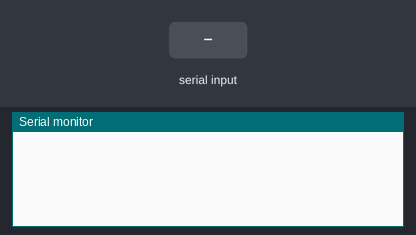
Recording of a sketch running on a simulated Arduino Uno, built with avr-gcc and run on an emulated ATmega328P. Shown: the last lines printed to the serial monitor. The inputs (shaded band) are chosen by the test bench. Random numbers use the default seed unless the sketch sets one.

Above: at 1.2 s.
1.3 s: "1" received over Serial
At 1.9 s:
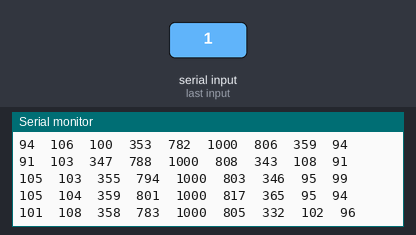
2.8 s: "2" received over Serial
At 2.93 s:
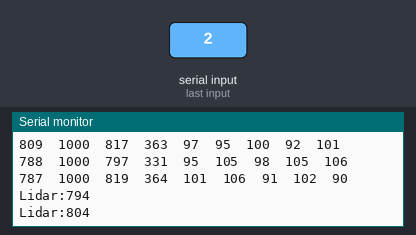
4.4 s: "3" received over Serial
At 4.44 s:
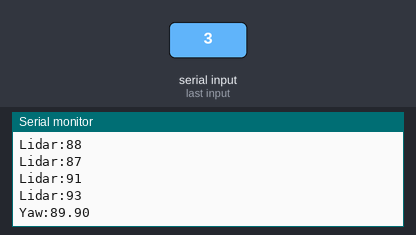
5.9 s: "4" received over Serial
At 6.6 s:
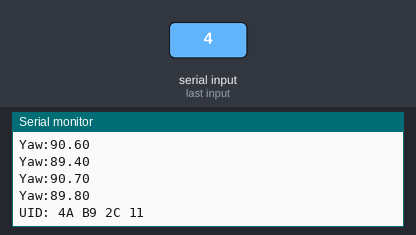
Timing chart, 0 to 8.9 s (numbered marks = the images above; inputs shaded):
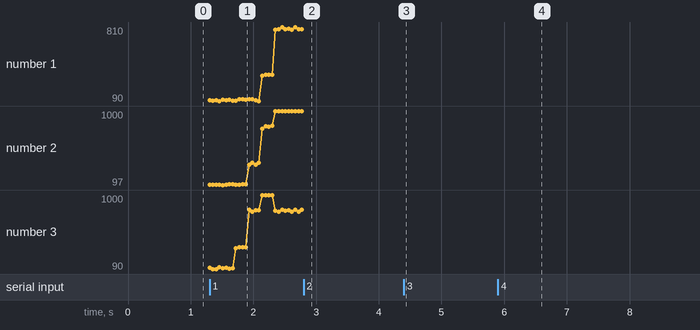

Measured:
- after the input at 1.3 s, the serial monitor: prints a new line at once (image 1)
- after the input at 2.8 s, the serial monitor: prints a new line at once (image 2)
- after the input at 4.4 s, the serial monitor: prints a new line at once (image 3)

The sketch:

Serial_Code.ino
```cpp
unsigned long t = 0;
int mode = 0;
float yaw_fake = 0;

void setup() {
  Serial.begin(115200);
}

void loop() {
  if(Serial.available() > 0) {
    char c = Serial.read();
    if(c=='1') mode=1;
    if(c=='2') mode=2;
    if(c=='3') mode=3;
    if(c=='4') mode=4;
  }

  t = millis();

  if(mode == 1) {
    int pos = 4 + 3 * sin((float)t / 600.0);
    for(int i=0; i<9; i++) {
      int d = abs(i - pos);
      if(d == 0) Serial.print(1000);
      else if(d == 1) Serial.print(800 + random(-20, 20));
      else if(d == 2) Serial.print(350 + random(-20, 20));
      else Serial.print(100 + random(-10, 10));
      Serial.print("\t");
    }
    Serial.println();
    delay(50);
  }
  else if(mode == 2) {
    int dist = 800;
    if((t / 2000) % 2 == 0) dist = 85 + random(0, 10);
    else dist = 800 + random(-20, 20);
    Serial.print("Lidar:");
    Serial.println(dist);
    delay(100);
  }
  else if(mode == 3) {
    int cycle = (t / 2000) % 4;

    if (cycle == 0) yaw_fake = random(-10, 10) / 10.0;
    else if (cycle == 1) yaw_fake += 2.5;
    else if (cycle == 2) yaw_fake = 90.0 + random(-10, 10) / 10.0;
    else if (cycle == 3) yaw_fake -= 2.5;

    if(yaw_fake > 90 && cycle == 1) yaw_fake = 90;
    if(yaw_fake < 0 && cycle == 3) yaw_fake = 0;

    Serial.print("Yaw:");
    Serial.println(yaw_fake);
    delay(50);
  }
  else if(mode == 4) {
    if((t / 1000) % 3 == 0) {
      Serial.println("Scanning...");
    } else {
      Serial.println("UID: 4A B9 2C 11");
    }
    delay(1000);
  }
}
```
